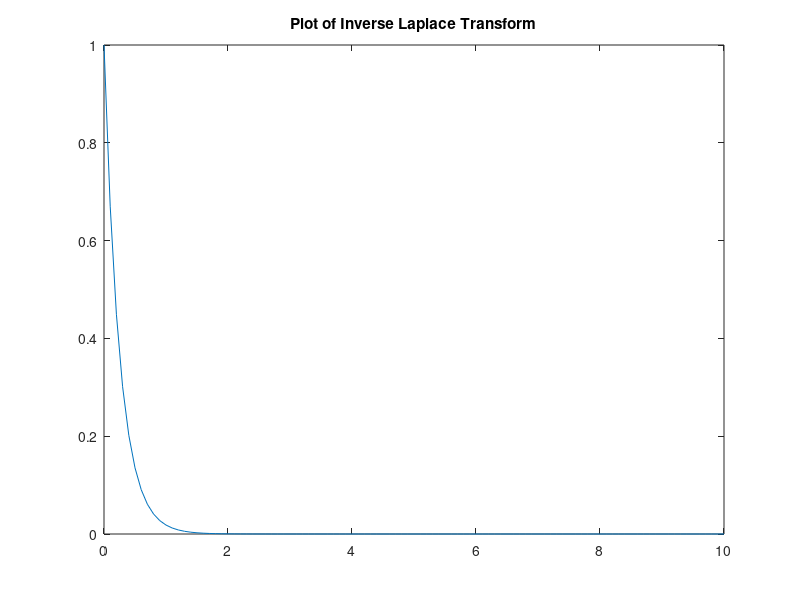

Recreate this plot in MATLAB.

% Equation 1: y(t) = e^(-4t)

figure %generates a figure
t = 0:0.1:10;
plot(t, exp(-4*t));
title('Plot of Inverse Laplace Transform');
hold on;